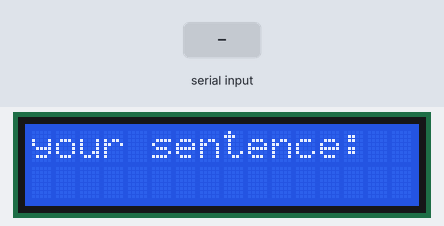
This sketch was run on a simulated Arduino Uno, built with avr-gcc and run on an emulated ATmega328P. Parts: 16×2 character LCD. Inputs (shaded band) come from the test bench.

Above: at 1.2 s.
1.3 s: byte 30 received over Serial
At 1.9 s:
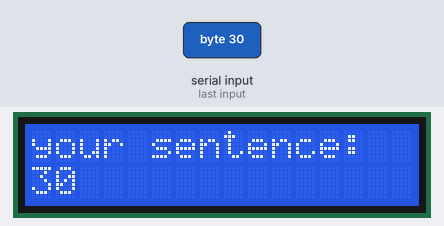
2.8 s: byte 90 received over Serial
At 3.1 s:
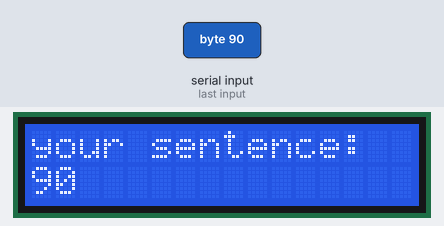
4.3 s: byte 120 received over Serial
At 5.4 s:
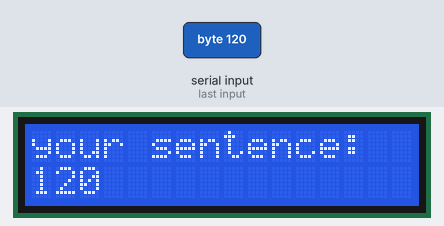
Timing chart, 0 to 7.3 s (numbered marks = the images above; inputs shaded):
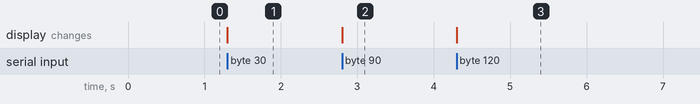

Measured:
- after the input at 1.3 s, the display: changes at once (image 1)
- after the input at 2.8 s, the display: changes at once (image 2)
- after the input at 4.3 s, the display: changes at once (image 3)

The sketch:

hello.ino
```cpp
#include <LiquidCrystal.h>

LiquidCrystal LCD(4, 6, 10, 11, 12, 13);

void setup()
{
  LCD.begin(16, 2); // 16x2사이즈의 LCD사용을 시작
  Serial.begin(115200);
}

void loop()
{

  LCD.setCursor(0,0);         // lcd 0,0좌표에서부터
  LCD.print("your sentence:");

  if(Serial.available()){
  int u = Serial.read();


  LCD.setCursor(0,1);         // lcd 0,0좌표에서부터
  LCD.print(u);

   return;
  }


}
```
